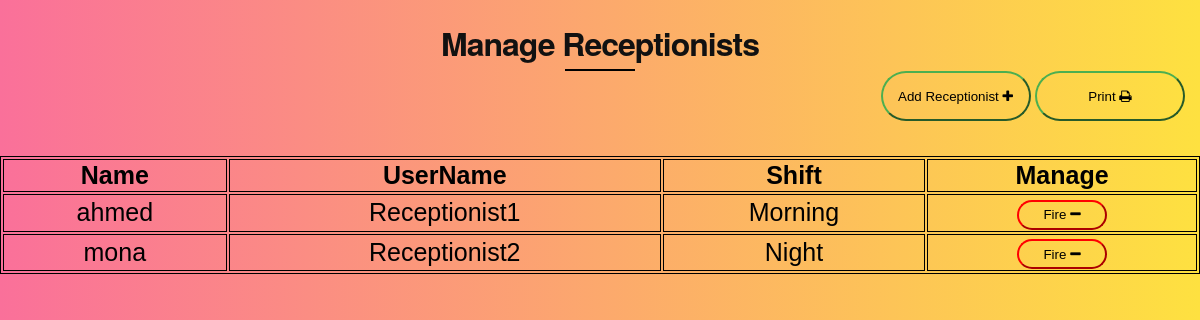
The app's page /htdocs/html/Manage_Receptionist.php with its own data.
### tables this page shows
CREATE TABLE `receptionist` (
  `RUserName` varchar(50) NOT NULL,
  `RPassword` varchar(50) NOT NULL,
  `Shift` varchar(50) NOT NULL,
  `Name` varchar(50) NOT NULL
);

### htdocs/html/Manage_Receptionist.php (the view, shortened to what this page needs)
<?php
    $dbhost = "localhost";
    $dbuser = "root";
    $dbpass = "31S!VQ2z[lzTBe4_";
    $db = "clinicdatabase";
    $conn = new mysqli($dbhost, $dbuser, $dbpass,$db) or die("Connect failed: %s\n". $conn -> error);
    $sql = "SELECT * FROM receptionist";
    $result=  mysqli_query($conn, $sql);
    ?>
<!DOCTYPE html>
<html>
  <head>
    <link
      rel="stylesheet"
      href="https://cdnjs.cloudflare.com/ajax/libs/font-awesome/4.7.0/css/font-awesome.min.css"
    />
    <link rel="stylesheet" href="../css/styles.css" />
  </head>
  <body>
    <div class="wrapper">
      <div class="title-container">
        <h1 class="centered">Manage Receptionists</h1>
        <div class="right-btn">
          <button
            class="lrg-green-btn"
            onclick="formtoggle(document.getElementById('AddReceptionistForm').id)"
          >
            Add Receptionist <i class="fa fa-plus"></i>
          </button>
          <button class="lrg-green-btn" onclick="window.print()">
            Print <i class="fa fa-print"></i>
          </button>
        </div>
      </div>
      <table class="table-style" id="ManageReceptionistTable">
        <tr>
          <th>Name</th>
          <th>UserName</th>
          <th>Shift</th>
          <th>Manage</th>
        </tr>
        <?php
                while($rows=$result->fetch_assoc())
                {
             ?>
            <tr>
                <td><?php echo $rows['Name'];?></td>
                <td><?php echo $rows['RUserName'];?></td>
                <td><?php echo $rows['Shift'];?></td>
                <td>
            <button class="s-red-btn" onclick="refresh();" id="FireReceptionistBtn"data-id= "<?php echo $rows['RUserName']; ?>">
              Fire <i class="fa fa-minus"></i>
            </button>
          </td>
            </tr>
            <?php
                }
             ?>
      </table>
    </div>
  </body>
</html>

### records on screen
receptionist: Name "ahmed", RUserName "Receptionist1", Shift "Morning"
receptionist: Name "mona", RUserName "Receptionist2", Shift "Night"
